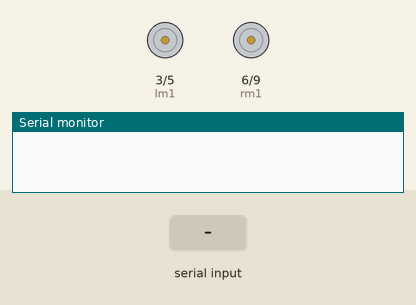
Recording of a sketch running on a simulated Arduino Uno, built with avr-gcc and run on an emulated ATmega328P. Shown: motor-driver pin pairs drawn as motors (green arrow = first pin HIGH = forward, orange = second pin HIGH = backward, longer = more drive), the last lines printed to the serial monitor. The test bench sets the inputs (shaded band).

Above: at 1.2 s.
1.3 s: "forward" received over Serial
At 2.4 s:
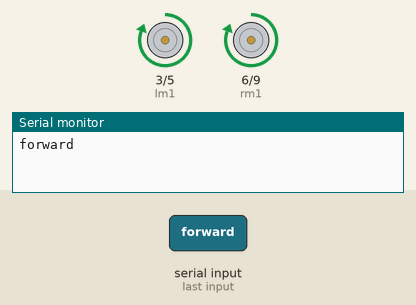
2.8 s: "backward" received over Serial
At 3.6 s:
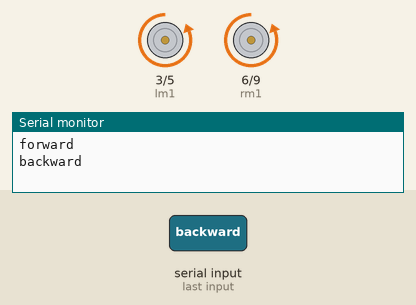
4.3 s: "left" received over Serial
At 5.5 s:
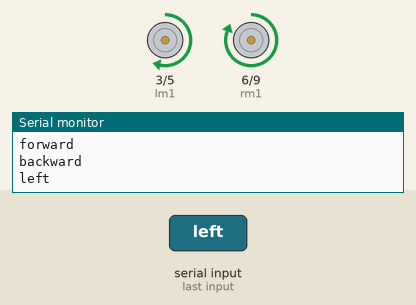
5.8 s: "right" received over Serial
At 6.8 s:
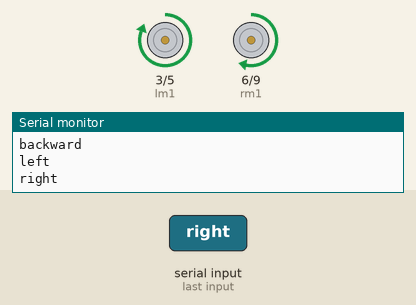
7.3 s: "rotate left" received over Serial
At 8.5 s:
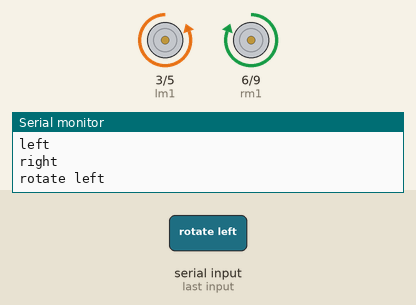
8.8 s: "rotate right" received over Serial
At 9.8 s:
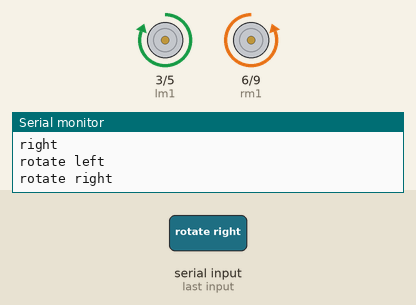
Timing chart, 0 to 11.3 s (numbered marks = the images above; inputs shaded):
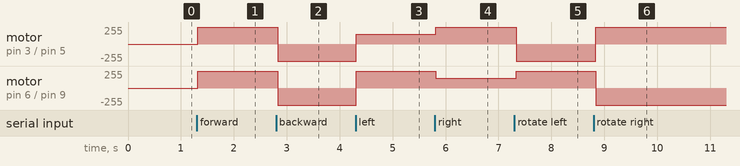

The sketch:

my_robot.ino
```cpp
int lm1=3;//+ve
int lm2=5;//-ve
int rm1=6;//+ve
int rm2=9;//-ve


void setup()
{
  pinMode(lm1,OUTPUT);
  pinMode(lm2,OUTPUT);
  pinMode(rm1,OUTPUT);
  pinMode(rm2,OUTPUT);
  Serial.begin(9600);

}

void loop()
{
  String cmd;
  while(Serial.available()>0)
  {
    delay(3);
    char c =Serial.read();
    cmd +=c;
  }
  if(cmd.length()>0)
  {
    Serial.println(cmd);
    if(cmd=="forward")
    {
      forward();
    }
    else if(cmd=="backward")
    {
      backward();
    }
    else if(cmd=="left")
    {
      left();
    }
    else if(cmd=="right")
    {
      right();
    }
    else if(cmd=="rotate left")
    {
      rotate_left();
    }
    else if(cmd=="rotate right")
    {
      rotate_right();
    }
    else if(cmd=="circle")
    {
      circle();
    }
    else if(cmd=="rectangle")
    {
      rectangle();
    }
    else if(cmd=="love")
    {
      love();
    }
    else
    {
      Stop();
    }
  }

}
void forward()
{
  analogWrite(lm1,255);
  analogWrite(lm2,0);
  analogWrite(rm1,255);
  analogWrite(rm2,0);
}
void backward()
{
  analogWrite(lm1,0);
  analogWrite(lm2,255);
  analogWrite(rm1,0);
  analogWrite(rm2,255);
}
void Stop()
{
  analogWrite(lm1,0);
  analogWrite(lm2,0);
  analogWrite(rm1,0);
  analogWrite(rm2,0);
}

void right()
{
  analogWrite(lm1,255);
  analogWrite(lm2,0);
  analogWrite(rm1,150);
  analogWrite(rm2,0 );
}
void left()
{
  analogWrite(lm1,150);
  analogWrite(lm2,0);
  analogWrite(rm1,255);
  analogWrite(rm2,0);
}
void rotate_left()
{
  analogWrite(lm1,0);
  analogWrite(lm2,255);
  analogWrite(rm1,255);
  analogWrite(rm2,0);
}
void rotate_right()
{
  analogWrite(lm1,255);
  analogWrite(lm2,0);
  analogWrite(rm1,0);
  analogWrite(rm2,255);
}
void rectangle()
{
  forward();
  forward();
  right();
  forward();
  right();
  forward();
  forward();
  right();
  forward();
  right();
  Stop();

}
void circle()
{
  right();
  right();
  right();
  right();
  Stop();
}
void love()
{
  forward();
  right();
  right();
  rotate_right();
  right();
  right();
  forward();
  Stop();
}
```

Measured:
- after the input at 1.3 s, motor on pin 3 (lm1) / pin 5 (lm2), motor on pin 6 (rm1) / pin 9 (rm2): stopped → forward 255/255 at once
- after the input at 2.8 s, motor on pin 3 (lm1) / pin 5 (lm2), motor on pin 6 (rm1) / pin 9 (rm2): forward 255/255 → backward 255/255 at once
- after the input at 4.3 s, motor on pin 3 (lm1) / pin 5 (lm2): backward 255/255 → forward 150/255 at once; motor on pin 6 (rm1) / pin 9 (rm2): backward 255/255 → forward 255/255 at once
- after the input at 5.8 s, motor on pin 3 (lm1) / pin 5 (lm2): forward 150/255 → forward 255/255 at once; motor on pin 6 (rm1) / pin 9 (rm2): forward 255/255 → forward 150/255 at once
- after the input at 7.3 s, motor on pin 3 (lm1) / pin 5 (lm2): forward 255/255 → backward 255/255 at once; motor on pin 6 (rm1) / pin 9 (rm2): forward 150/255 → forward 255/255 at once
- after the input at 8.8 s, motor on pin 3 (lm1) / pin 5 (lm2): backward 255/255 → forward 255/255 at once; motor on pin 6 (rm1) / pin 9 (rm2): forward 255/255 → backward 255/255 at once
